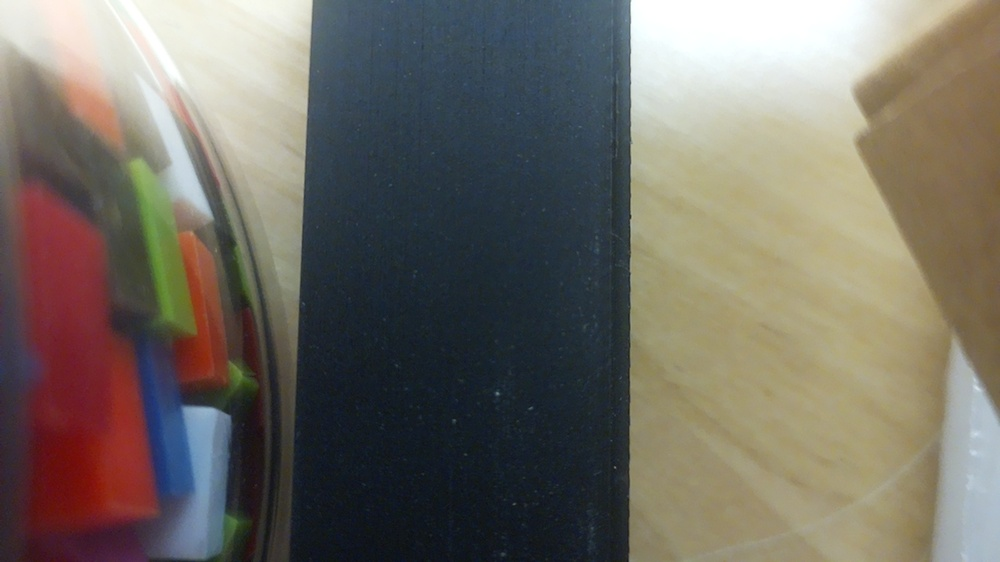
#> input picture code/tests/CoraVeryClose2.jpg, 1000 x 562 px, shrunk from 1600 x 900 before the run, given in place of the camera
$ python cvScript.py
#> lines starting #> are read from the running program, lines starting #| are printed output that depends on the picture; after the words box and inside, x2 and y2 are one past the last pixel; in counts of white or black regions, pixels touching at a corner belong together
#> the answer given: 1
import cv2 as cv
import numpy as np
import pytesseract

def sortByColor():
    print('Selected sorting by color')

    try:
        print('Starting up camera...')
        video = cv.VideoCapture(0)
    except:
        print('Video camera not found')
        return

    while (True):
        _, img = video.read()
#> img is the input picture: shape (562, 1000, 3); mean B, G, R 99.9, 108.5, 113.6
        height, width, channels = img.shape
#> height = 562; width = 1000; channels = 3

        #Create an HSV frame of the image
        hsv_frame = cv.cvtColor(img, cv.COLOR_BGR2HSV)
#> hsv_frame: shape (562, 1000, 3); mean H, S, V 65.6, 79.2, 123

        #Finf the coordinates for the center
        cx = int(width / 2)
#> cx = 500
        cy = int(height / 2)
#> cy = 281
        pixelCenter = hsv_frame[cy, cx]
#> pixelCenter = [102, 110, 51]
        hueValue = pixelCenter[0]
#> hueValue = 102
        color = 'default'

        if(hueValue < 15):
            color = 'Red'
        elif (hueValue < 25):
            color = 'Orange'
        elif (hueValue < 35):
            color = 'Yellow'
        elif(hueValue < 45):
            color = 'Light Green'
        elif(hueValue < 75):
            color = 'Green'
        elif(hueValue < 83):
            color = 'Turquoise'
        elif(hueValue < 95):
            color = 'Light Blue'
        elif(hueValue < 135):
            color = 'Blue'
        elif(hueValue < 145):
            color = 'Purple'
        elif(hueValue < 155):
            color = 'Pink'
        elif(hueValue < 165):
            color = 'Magenta'
        elif(hueValue < 181):
            color = 'Red'

        saturation = pixelCenter[1]
#> saturation = 110
        if(saturation < 100):
            color = 'White'

        value = pixelCenter[2]
#> value = 51
        if(value < 50):
            color = 'Black'

        cv.putText(img, color, (5,50), 0, 1, (100,100,255), 2)
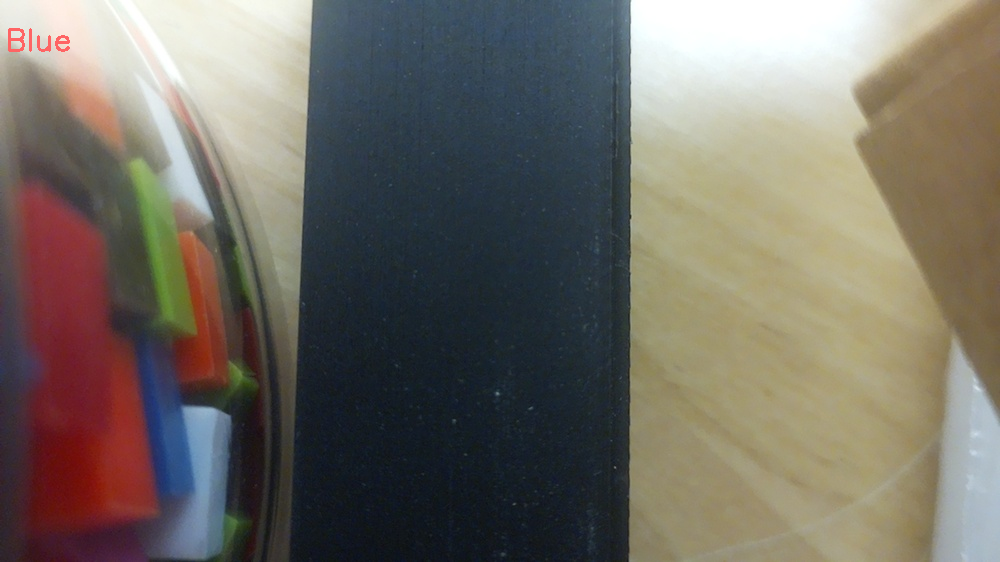
#> img: shape (562, 1000, 3); 0.1% of pixels changed, all inside (x1, y1, x2, y2) = (8, 28, 70, 52)
        cv.circle(img, (cx , cy), 5, (255, 0, 0), 3)
#> img: shape (562, 1000, 3); 0.03% of pixels changed, all inside (x1, y1, x2, y2) = (493, 274, 508, 289)
        cv.imshow('Video camera', img)
        key = cv.waitKey(1)
#> (key Esc is pressed here)

        if(key == 32):
            break
        #cv.destroyAllWindows()

        #print(hue_value)

# [104 lines left out: functions sortByShape, sortByOCR, not called in this run]
        #cv.destroyAllWindows()

        #print(hue_value)


print('Select your mode of operation.')
print('1: Color')
print('2: Shape')
print('3: OCR')
userInput = input('Make your choice: ')
selection = int(userInput.strip())

if(selection == 1):
    sortByColor()

elif(selection == 2):
    sortByShape()

elif(selection == 3):
    sortByOCR()

else:
    print('Invalid selection')

$ run again, on code/tests/G.jpg
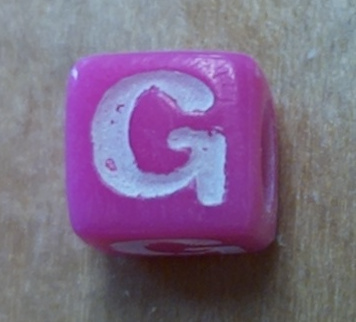
#> input picture code/tests/G.jpg, 356 x 322 px, given in place of the camera
#> in sortByColor, img is the input picture: shape (322, 356, 3); mean B, G, R 133.9, 105.7, 124.3
#> hsv_frame: shape (322, 356, 3); mean H, S, V 102.1, 65.1, 137.4
#> pixelCenter = [148, 169, 142]
#> hueValue = 148
#> saturation = 169
#> value = 142
#> in sortByColor, `cv.circle(img, (cx , cy), 5, (255, 0, 0), 3)`:
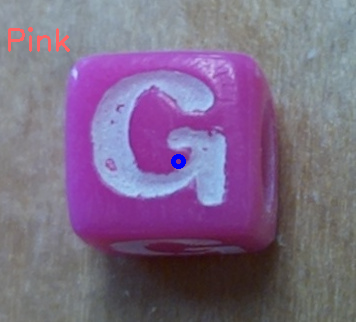
#> img: shape (322, 356, 3); mean B, G, R 133.8, 105.4, 124.6

$ run again, on code/tests/ItemDetectColor.jpg
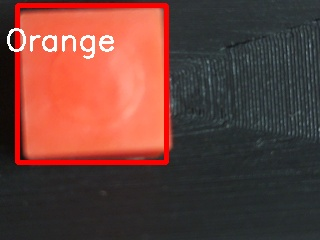
#> input picture code/tests/ItemDetectColor.jpg, 320 x 240 px, given in place of the camera
#> in sortByColor, img is the input picture: shape (240, 320, 3); mean B, G, R 57.7, 64.5, 107.4
#> hsv_frame: shape (240, 320, 3); mean H, S, V 63.8, 84.1, 111.7
#> pixelCenter = [8, 159, 255]
#> hueValue = 8
#> saturation = 159
#> value = 255
#> in sortByColor, `cv.circle(img, (cx , cy), 5, (255, 0, 0), 3)`:
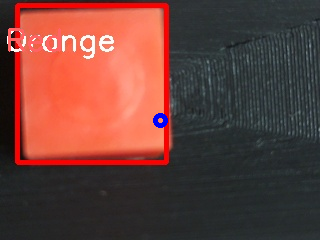
#> img: shape (240, 320, 3); mean B, G, R 57.9, 64, 107.1

$ run again, on code/tests/ItemDetectColor2.jpg
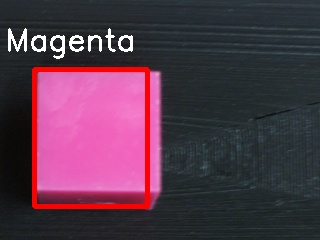
#> input picture code/tests/ItemDetectColor2.jpg, 320 x 240 px, given in place of the camera
#> in sortByColor, img is the input picture: shape (240, 320, 3); mean B, G, R 74.1, 55.3, 84.6
#> hsv_frame: shape (240, 320, 3); mean H, S, V 111.8, 78.9, 91.7
#> pixelCenter = [162, 122, 142]
#> hueValue = 162
#> saturation = 122
#> value = 142
#> in sortByColor, `cv.circle(img, (cx , cy), 5, (255, 0, 0), 3)`:
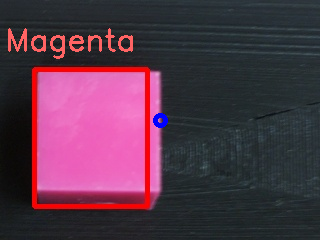
#> img: shape (240, 320, 3); mean B, G, R 72.2, 53.1, 84.3
